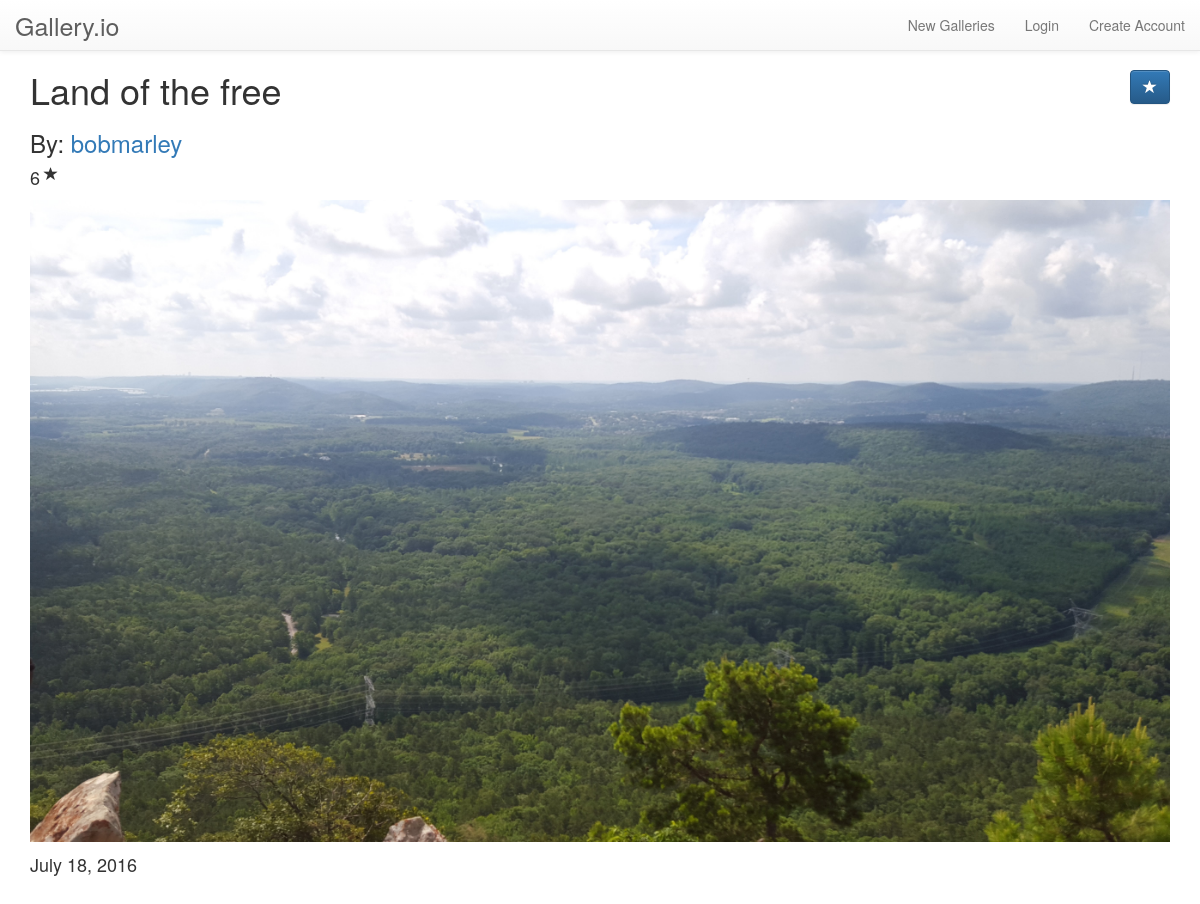
The page /art_piece/3/ on the database its author committed.
### showcase/models.py (models this page shows, shortened)
class ArtPiece(models.Model):
    title = models.CharField(max_length=200)
    pub_date = models.DateField('date published', default=timezone.now)
    image = models.ImageField()
    artist = models.ForeignKey('ArtistProfile', on_delete=models.CASCADE)
    gallery = models.ForeignKey('Gallery', on_delete=models.CASCADE)
    stars = models.IntegerField(default=0)
    description = models.TextField(max_length=1000, default='')

class ArtistProfile(models.Model):
    user = models.OneToOneField(User)
    avatar = models.ImageField(default='/art/placeholder.jpg')
    join_date = models.DateField('date joined', default=timezone.now)
    bio = models.TextField(max_length=250, default='')
    def __str__(self):
        return self.user.username

### showcase/views.py (the view)
# urls.py: url(r'^art_piece/(?P<art_id>[0-9]+)/$', views.art_piece, name='art'),
def art_piece(request, art_id):
    art_piece = get_object_or_404(ArtPiece, pk=art_id)
    context = {
        'image': art_piece,
        'title': art_piece.title,
    }
    return render(request, 'showcase/art.html', context)

### showcase/templates/showcase/art.html (shortened to what this page needs)
{% extends "showcase/base.html" %}
{% block content %}
  <h1 class="gallery-title">
    {{ image.title }}
    <form id="rate-form" action="{% url 'showcase:star_art' image.id %}" method="post" class="rate-form">
      <button type="submit" class="btn btn-primary pull-right" id="starBtn" value="star">
        <span class="glyphicon glyphicon-star" aria-hidden="true"></span>
      </button>
    </form>
  </h1>
  <h3>By: <a href="#">{{ image.artist }}</a></h3>
  <div class="gallery-rating">
      <h4>{{ image.stars }}</h4>
      <span class="glyphicon glyphicon-star" aria-hidden="true"></span>
  </div>
  <img src="{{ image.image.url }}" alt="{{ image.title }}" class="img-responsive"/>
  <p class="pub-date">{{ image.pub_date }}</p>
{% endblock content %}

### showcase/static/showcase/style.css (style rules this page uses)
.gallery-title * { display: inline; }
.gallery-title form { text-align: right; }
.gallery-rating { vertical-align: middle; padding-bottom: 10px; }
.gallery-rating span { margin-bottom: 10px; vertical-align: middle; }
.gallery-rating h4 { text-align: left; display: inline; vertical-align: middle; }
.pub-date { padding-top: 10px; font-size: 18px; }
body { padding-bottom: 50px; }

### rows shown on the page
ArtPiece: title "Land of the free", artist "bobmarley", stars "6", image (picture), pub_date "July 18, 2016"
